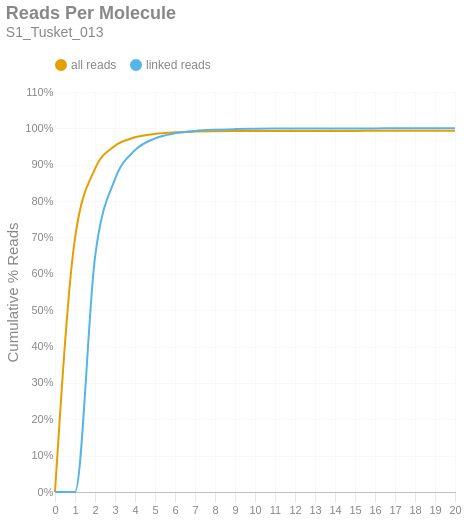

Notebook code cell kept with this figure:
### Markdown cell above
### Reads per Molecule
This chart shows the cumulative distribution of the number of reads per linked molecule. That is, how many alignments are associated with a unique molecule. This excludes the number of reads associated with invalid or absent linked-read barcodes. The `linked` histogram is the percentages recalculated when disregarding singletons.

### Code cell
if SKIPLR:
    print_html(f"Skipped")
else:
    counts = np.bincount(valids['reads'].cast(pl.Int64).to_numpy())
    weighted = counts * np.arange(len(counts))
    all_perc = weighted / n_reads
    linked_perc = weighted / n_linked_reads
    linked_perc[1] = 0
    binned_df = pl.DataFrame({
        'readsper': list(range(len(counts))),
        'all reads (cumsum)': np.cumsum(all_perc).tolist(),
        'linked reads (cumsum)': np.cumsum(linked_perc).tolist(),
    })

    with SafeRender(binned_df):
        (
            density_plot(binned_df, 'Reads Per Molecule', samplename, 'readspmol')
            .encode(
                x=alt.X('readsper:O', title=None).axis(labelAngle=0).scale(padding=0),
                y=alt.Y('value:Q', title='Cumulative % Reads').axis(format='%').stack(False),
                color=alt.Color("key:N").scale(domain=["all reads", "linked reads"]),
                tooltip=[
                    alt.Tooltip("key:N", title="Data Type"),
                    alt.Tooltip("readsper:O", title="Reads Per Molecule"),
                    alt.Tooltip("value:Q", format=".2%", title="% Reads (Cum.)")
                ]            
            )
        ).display()

### Figure 1 — Vega-Lite specification as saved in the notebook (floating-point values rounded to 4 significant figures)
{"width": "container", "height": 400, "config": {"title": {"anchor": "start", "dy": -15, "fontSize": 18, "color": "#888888", "subtitleColor": "#888888", "subtitleFontSize": 14}, "arc": {"fill": "#0072B2"}, "axis": {"domainColor": "#888888", "domainWidth": 0.5, "gridWidth": 0.2, "grid": false, "titleFontWeight": 400, "titleFontSize": 15, "labelFontSize": 11, "labelColor": "#888888", "tickColor": "#888888", "tickWidth": 0.2, "titleColor": "#888888"}, "axisBand": {"grid": false}, "axisX": {"grid": true, "tickSize": 10, "domainCap": "round"}, "axisY": {"domain": false, "grid": true, "tickSize": 0, "domainCap": "round"}, "background": "transparent", "header": {"labelFontSize": 15, "labelColor": "#888888", "titleFontSize": 15, "titleFontWeight": 600, "titleColor": "#888888"}, "legend": {"labelFont": "sans-serif", "labelFontSize": 12, "labelColor": "#888888", "symbolSize": 100, "symbolType": "circle", "titleFontSize": 12, "titlePadding": 10, "titleColor": "#888888", "title": null, "orient": "top"}, "range": {"category": ["#E69F00", "#56B4E9", "#009E73", "#F0E442", "#0072B2", "#D55E00", "#CC79A7", "#000000"], "diverging": ["#cfe8f3", "#a2d4ec", "#73bfe2", "#46abdb", "#1696d2", "#12719e"]}, "area": {"fill": "#0072B2", "fillOpacity": 0.7, "line": true, "strokeOpacity": 0.7}, "line": {"color": "#0072B2", "stroke": "#0072B2", "strokeWidth": 2}, "trail": {"color": "#0072B2", "stroke": "#0072B2", "strokeWidth": 0, "size": 1}, "point": {"filled": true, "fillOpacity": 1.0, "size": 95}, "text": {"color": "#888888", "fontSize": 11, "align": "right", "fontWeight": 400, "size": 11}, "bar": {"fill": "#0072B2", "stroke": null}, "view": {"stroke": null, "continuousWidth": 660, "continuousHeight": 400}}, "data": {"name": "data-1085e12828c08315487adf7298ec74a2"}, "mark": {"type": "line", "interpolate": "monotone", "point": {"opacity": 0, "size": 275}}, "encoding": {"color": {"field": "key", "scale": {"domain": ["all reads", "linked reads"]}, "type": "nominal"}, "tooltip": [{"field": "key", "title": "Data Type", "type": "nominal"}, {"field": "readsper", "title": "Reads Per Molecule", "type": "ordinal"}, {"field": "value", "format": ".2%", "title": "% Reads (Cum.)", "type": "quantitative"}], "x": {"axis": {"labelAngle": 0}, "field": "readsper", "scale": {"padding": 0}, "title": null, "type": "ordinal"}, "y": {"axis": {"format": "%"}, "field": "value", "stack": false, "title": "Cumulative % Reads", "type": "quantitative"}}, "params": [{"name": "param_c36ac31b6afebe62", "select": {"type": "point", "fields": ["key"]}, "bind": "legend"}], "title": {"text": "Reads Per Molecule", "subtitle": "S1_Tusket_013"}, "transform": [{"fold": ["all reads (cumsum)", "linked reads (cumsum)"]}, {"calculate": "replace(datum.key, ' (cumsum)', '')", "as": "key"}, {"filter": {"param": "param_c36ac31b6afebe62"}}], "usermeta": {"embedOptions": {"downloadFileName": "S1_Tusket_013.readspmol"}}, "$schema": "https://vega.github.io/schema/vega-lite/v6.1.0.json", "datasets": {"data-1085e12828c08315487adf7298ec74a2": [{"readsper": 0, "all reads (cumsum)": 0.0, "linked reads (cumsum)": 0.0}, {"readsper": 1, "all reads (cumsum)": 0.6983, "linked reads (cumsum)": 0.0}, {"readsper": 2, "all reads (cumsum)": 0.8885, "linked reads (cumsum)": 0.6453}, {"readsper": 3, "all reads (cumsum)": 0.952, "linked reads (cumsum)": 0.8606}, {"readsper": 4, "all reads (cumsum)": 0.9755, "linked reads (cumsum)": 0.9401}, {"readsper": 5, "all reads (cumsum)": 0.985, "linked reads (cumsum)": 0.9723}, {"readsper": 6, "all reads (cumsum)": 0.9891, "linked reads (cumsum)": 0.9864}, {"readsper": 7, "all reads (cumsum)": 0.9911, "linked reads (cumsum)": 0.9931}, {"readsper": 8, "all reads (cumsum)": 0.992, "linked reads (cumsum)": 0.9963}, {"readsper": 9, "all reads (cumsum)": 0.9925, "linked reads (cumsum)": 0.9979}, {"readsper": 10, "all reads (cumsum)": 0.9928, "linked reads (cumsum)": 0.9988}, {"readsper": 11, "all reads (cumsum)": 0.9929, "linked reads (cumsum)": 0.9994}, {"readsper": 12, "all reads (cumsum)": 0.993, "linked reads (cumsum)": 0.9996}, {"readsper": 13, "all reads (cumsum)": 0.9931, "linked reads (cumsum)": 0.9998}, {"readsper": 14, "all reads (cumsum)": 0.9931, "linked reads (cumsum)": 0.9999}, {"readsper": 15, "all reads (cumsum)": 0.9931, "linked reads (cumsum)": 0.9999}, {"readsper": 16, "all reads (cumsum)": 0.9931, "linked reads (cumsum)": 1.0}, {"readsper": 17, "all reads (cumsum)": 0.9931, "linked reads (cumsum)": 1.0}, {"readsper": 18, "all reads (cumsum)": 0.9931, "linked reads (cumsum)": 1.0}, {"readsper": 19, "all reads (cumsum)": 0.9931, "linked reads (cumsum)": 1.0}, {"readsper": 20, "all reads (cumsum)": 0.9931, "linked reads (cumsum)": 1.0}]}}
